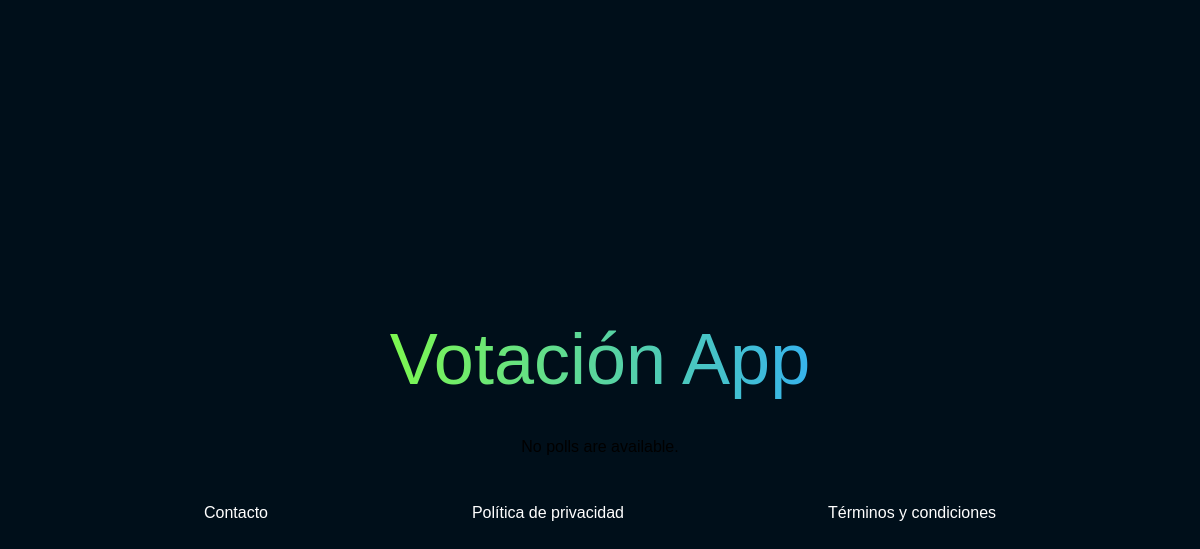
The page /polls/ on the database as committed earlier.
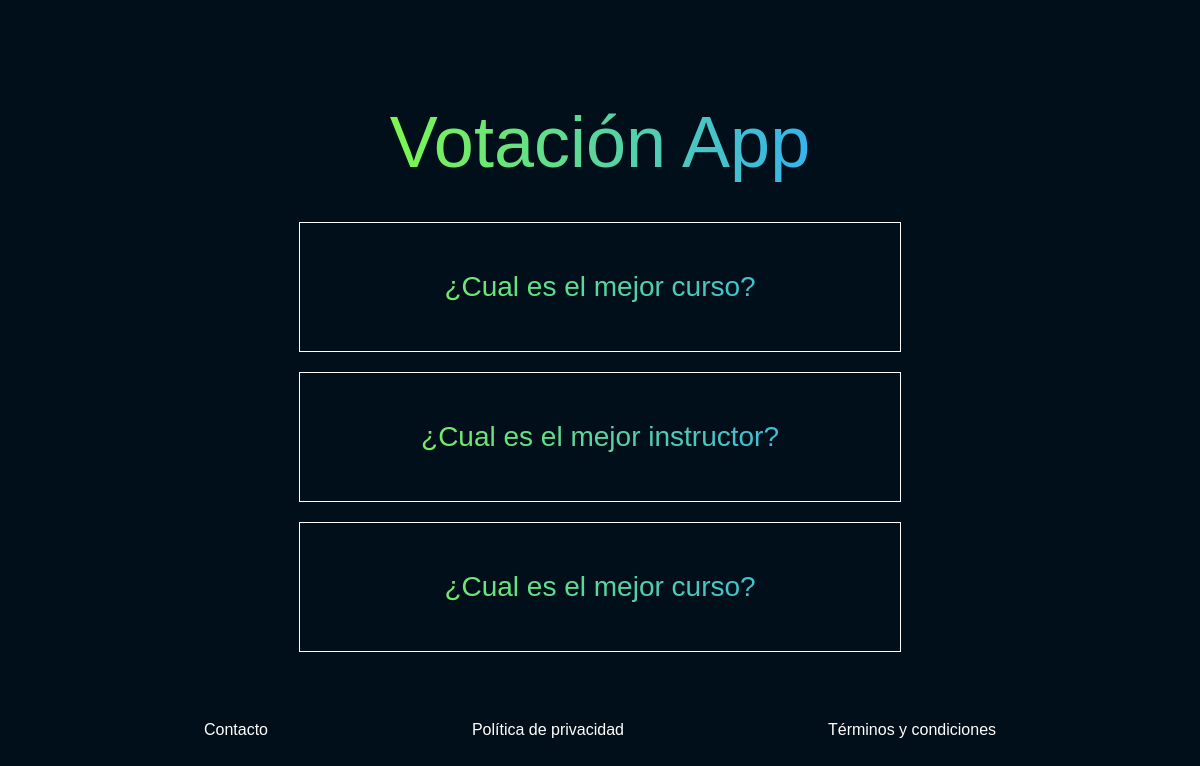
The same page on the database as committed later.
### polls/models.py (models this page shows, shortened)
class Question(models.Model):
    question_text = models.CharField(max_length=200)
    pub_date = models.DateTimeField('Date published')

### polls/views.py (the view)
# urls.py: path('', views.IndexView.as_view(), name='index'),
class IndexView(generic.ListView):
    template_name = 'polls/index.html'
    context_object_name = 'latest_question_list'
    def get_queryset(self):
        return Question.objects.filter(pub_date__lte=timezone.now()).order_by('-pub_date')[:5]

### polls/templates/polls/index.html (shortened to what this page needs)
{% load static %}
<!DOCTYPE html>
<html lang="en">
<head>
    <link rel="stylesheet" href="{% static 'polls/reset.css' %}">
    <link rel="stylesheet" href="{% static 'polls/style.css' %}">
</head>
<body>
  <header>
      <h1>Votación App</h1>
  </header>
  <main>
    {% if latest_question_list %}
        <ul>
        {% for question in latest_question_list %}
            <li><a href="{% url 'polls:detail' question.id %}">{{ question.question_text }}</a></li>
        {% endfor %}
        </ul>
    {% else %}
        <p>No polls are available.</p>
    {% endif %}
  </main>
  <footer>
      <a href="#">Contacto</a>
      <a href="#">Política de privacidad</a>
      <a href="#">Términos y condiciones</a>
  </footer>
</body>
</html>

### polls/static/polls/style.css (style rules this page uses)
body { display: flex; align-items: center; justify-content: center; flex-direction: column; height: 100vh; background: hsl(204 100% 5%); font-family: Arial, Helvetica, sans-serif; }
header { display: flex; align-items: center; justify-content: center; padding: 50px; padding-top: 100px; height: 60px; font-size: 72px; color: #71632d; }
ul { display: flex; align-items: center; justify-content: center; flex-direction: column; }
header, ul { background: linear-gradient( to right, hsl(98 100% 62%), hsl(204 100% 59%) ); -webkit-background-clip: text; background-clip: text; -webkit-text-fill-color: transparent; text-align: center; }
li { display: flex; align-items: center; justify-content: center; width: 500px; border: 1px solid white; padding: 50px; margin-bottom: 20px; font-size: 28px; }
a { color: white; text-decoration: none; }
footer { display: flex; align-items: center; justify-content: space-evenly; width: 100vw; padding: 50px 0; }

Rows that differ between the two databases and show on the page:
added Question: question_text "¿Cual es el mejor curso?"
added Question: question_text "¿Cual es el mejor instructor?"
added Question: question_text "¿Cual es el mejor curso?"
